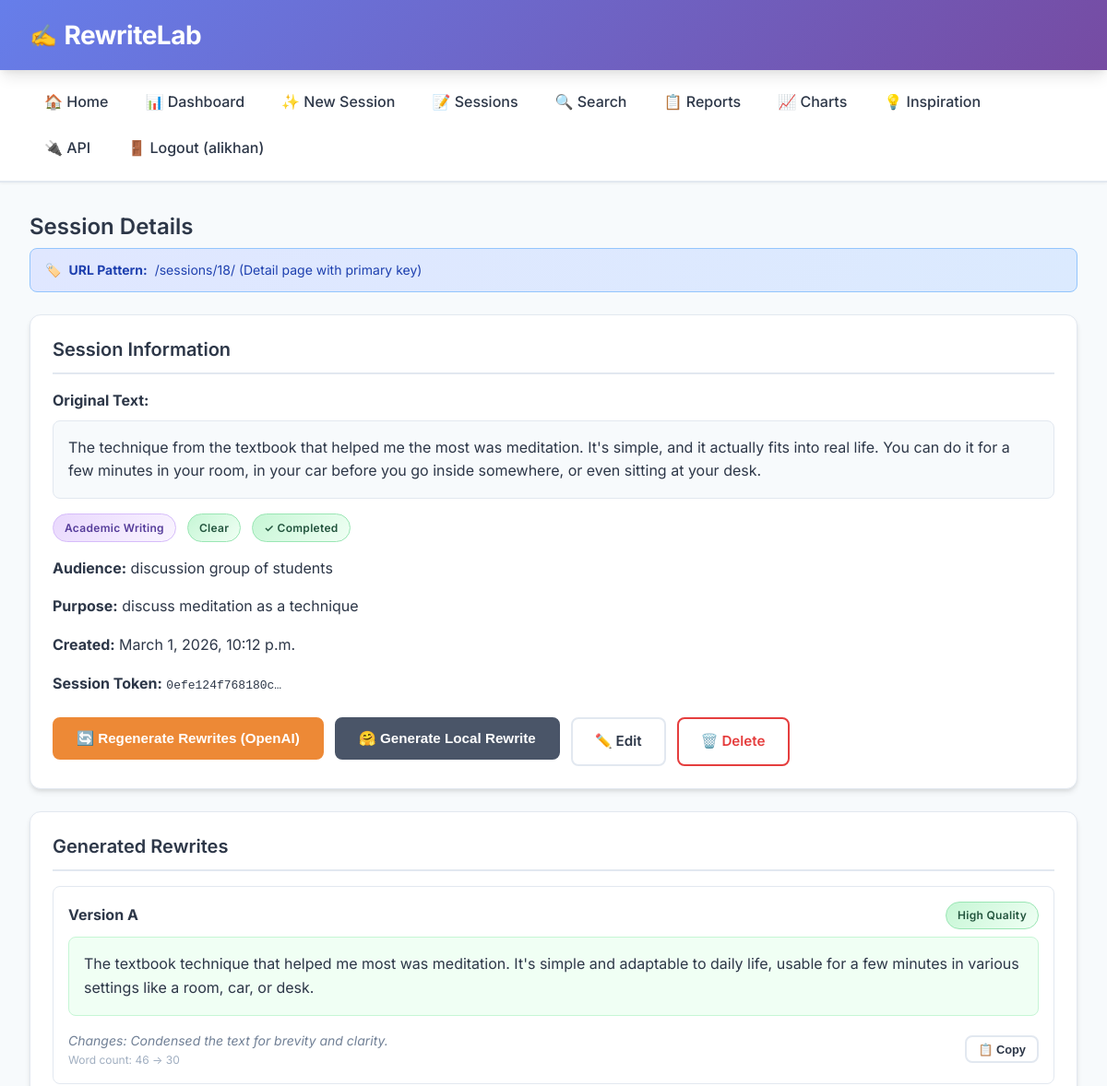
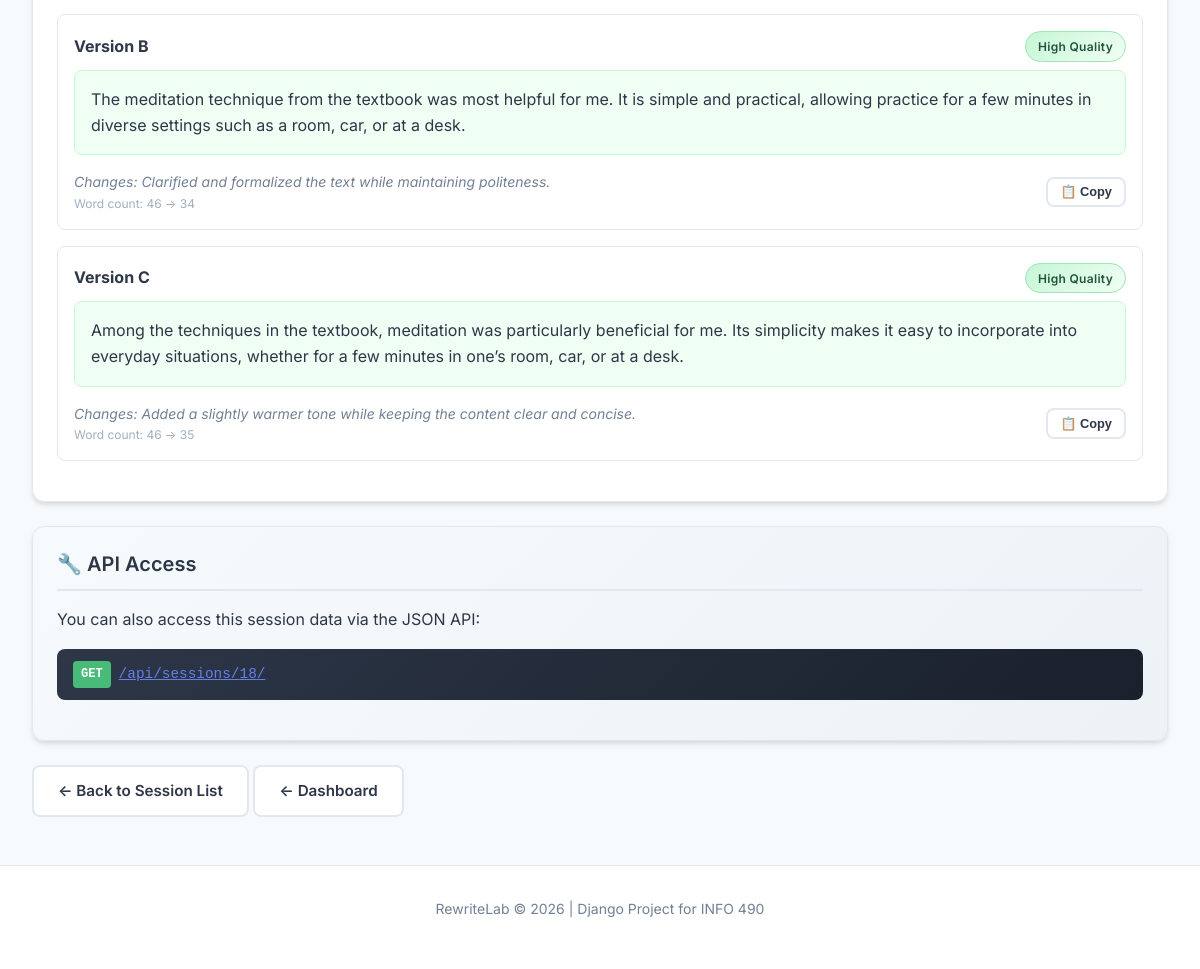
Page /sessions/18/ (signed in) on the committed database (2 pictures, top to bottom).
### rewrites/models.py (models this page shows, shortened)
class RewriteSession(models.Model):
    original_text = models.TextField(
        validators=[MinLengthValidator(10)],
        help_text="The original text submitted by the user for rewriting"
    )
    user = models.ForeignKey(
        settings.AUTH_USER_MODEL,
        on_delete=models.CASCADE,
        related_name='rewrite_sessions',
        null=True,
        blank=True,
        help_text="The user who created this session (null for legacy/anonymous)"
    )
    context = models.ForeignKey(
        RewriteContext,
        on_delete=models.PROTECT,
        related_name='sessions',
        help_text="The writing context selected for this rewrite"
    )
    tone = models.ForeignKey(
        ToneOption,
        on_delete=models.PROTECT,
        related_name='sessions',
        help_text="The tone selected for this rewrite"
    )
    audience = models.CharField(
        max_length=100,
        blank=True,
        default='',
        help_text="Optional: intended audience (e.g., 'professor', 'manager')"
    )
    purpose = models.CharField(
        max_length=200,
        blank=True,
        default='',
        help_text="Optional: purpose of the text (e.g., 'request extension', 'follow up')"
    )
    session_token = models.CharField(
        max_length=64,
        unique=True,
        help_text="Unique token to identify this session (for URL sharing)"
    )
    is_completed = models.BooleanField(
        default=False,
        help_text="Whether rewrites have been successfully generated"
    )
    created_at = models.DateTimeField(auto_now_add=True)
    updated_at = models.DateTimeField(auto_now=True)
    class Meta:
        ordering = ['-created_at']
        verbose_name = "Rewrite Session"
        verbose_name_plural = "Rewrite Sessions"
        constraints = [
            models.UniqueConstraint(
                fields=['original_text', 'context', 'tone'],
                name='unique_text_context_tone_combination'
            )
        ]

class RewriteContext(models.Model):
    name = models.CharField(
        max_length=100,
        unique=True,
        help_text="Name of the writing context (e.g., 'Professional Email')"
    )
    description = models.TextField(
        help_text="Detailed description of when this context should be used"
    )
    guidelines = models.TextField(
        help_text="Specific guidelines for the LLM when rewriting in this context"
    )
    is_active = models.BooleanField(
        default=True,
        help_text="Whether this context is available for users to select"
    )
    created_at = models.DateTimeField(auto_now_add=True)
    updated_at = models.DateTimeField(auto_now=True)
    class Meta:
        ordering = ['name']
        verbose_name = "Rewrite Context"
        verbose_name_plural = "Rewrite Contexts"

class ToneOption(models.Model):
    name = models.CharField(
        max_length=50,
        unique=True,
        help_text="Name of the tone (e.g., 'Polite', 'Professional')"
    )
    description = models.TextField(
        help_text="Description of what this tone conveys"
    )
    prompt_modifier = models.TextField(
        help_text="Instructions added to the LLM prompt to achieve this tone"
    )
    intensity_level = models.PositiveSmallIntegerField(
        default=5,
        help_text="Intensity level from 1 (subtle) to 10 (strong)"
    )
    is_active = models.BooleanField(
        default=True,
        help_text="Whether this tone is available for users to select"
    )
    created_at = models.DateTimeField(auto_now_add=True)
    updated_at = models.DateTimeField(auto_now=True)
    class Meta:
        ordering = ['name']
        verbose_name = "Tone Option"
        verbose_name_plural = "Tone Options"

class RewriteResult(models.Model):
    QUALITY_CHOICES = [
        ('high', 'High Quality'),
        ('medium', 'Medium Quality'),
        ('low', 'Low Quality'),
    ]
    session = models.ForeignKey(
        RewriteSession,
        on_delete=models.CASCADE,
        related_name='results',
        help_text="The session this rewrite belongs to"
    )
    rewritten_text = models.TextField(
        help_text="The generated rewritten version of the original text"
    )
    version_label = models.CharField(
        max_length=20,
        help_text="Label for this version (e.g., 'A', 'B', 'C')"
    )
    change_summary = models.TextField(
        blank=True,
        default='',
        help_text="Optional summary of what was changed in this rewrite"
    )
    quality_score = models.CharField(
        max_length=10,
        choices=QUALITY_CHOICES,
        default='medium',
        help_text="Estimated quality of this rewrite"
    )
    word_count_original = models.PositiveIntegerField(
        default=0,
        help_text="Word count of the original text"
    )
    word_count_rewritten = models.PositiveIntegerField(
        default=0,
        help_text="Word count of this rewritten version"
    )
    is_selected = models.BooleanField(
        default=False,
        help_text="Whether the user selected/copied this version"
    )
    created_at = models.DateTimeField(auto_now_add=True)
    class Meta:
        ordering = ['session', 'version_label']
        verbose_name = "Rewrite Result"
        verbose_name_plural = "Rewrite Results"
        constraints = [
            models.UniqueConstraint(
                fields=['session', 'version_label'],
                name='unique_session_version_label'
            )
        ]

### rewrites/views.py (the view)
# urls.py: path('sessions/<int:pk>/', views.SessionDetailView.as_view(), name='session_detail'),
class SessionDetailView(LoginRequiredMixin, DetailView):
    login_url = 'rewrites:login'
    model = RewriteSession
    template_name = 'rewrites/session_detail.html'
    context_object_name = 'session'
    def get_context_data(self, **kwargs):
        context = super().get_context_data(**kwargs)
        context['results'] = self.object.results.all()
        context['title'] = f'Session Details'
        return context

### rewrites/templates/rewrites/session_detail.html (shortened to what this page needs)
{% extends 'base.html' %}
{% block content %}
<h2>{{ title }}</h2>
<div class="view-type">
    <strong>URL Pattern:</strong> /sessions/{{ session.pk }}/ (Detail page with primary key)
</div>
<div class="card">
    <h3>Session Information</h3>
    <div style="margin: 1rem 0;">
        <strong>Original Text:</strong>
        <p style="background: #f7fafc; padding: 1rem; border-radius: 8px; margin-top: 0.5rem; border: 1px solid #e2e8f0;">
            {{ session.original_text }}
        </p>
    </div>
    <div class="session-meta" style="margin: 1rem 0;">
        <span class="badge badge-context">{{ session.context.name }}</span>
        <span class="badge badge-tone">{{ session.tone.name }}</span>
        {% if session.is_completed %}
        <span class="badge badge-completed">✓ Completed</span>
        {% else %}
        <span class="badge badge-pending">⏳ Pending</span>
        {% endif %}
    </div>
    {% if session.audience %}
    <p><strong>Audience:</strong> {{ session.audience }}</p>
    {% endif %}
    {% if session.purpose %}
    <p><strong>Purpose:</strong> {{ session.purpose }}</p>
    {% endif %}
    <p><strong>Created:</strong> {{ session.created_at }}</p>
    <p><strong>Session Token:</strong> <code>{{ session.session_token|truncatechars:16 }}</code></p>
    <div style="margin-top: 1.5rem; display: flex; gap: 0.75rem; flex-wrap: wrap;">
        <form method="post" action="{% url 'rewrites:generate_rewrites' session.pk %}">
            {% if results %}
            <button type="submit" class="btn btn-secondary" style="background:#ed8936;border-color:#ed8936;color:#fff;">
                🔄 Regenerate Rewrites (OpenAI)
            </button>
            {% else %}
            <button type="submit" class="btn btn-primary" style="background:#48bb78;border-color:#48bb78;color:#fff;">
                ✨ Generate Rewrites (OpenAI)
            </button>
            {% endif %}
        </form>
        <form method="post" action="{% url 'rewrites:generate_local_rewrite' session.pk %}">
            <button type="submit" class="btn btn-secondary" style="background:#4a5568;border-color:#4a5568;color:#fff;">
                🤗 Generate Local Rewrite
            </button>
        </form>
        {% if user.is_authenticated and session.user == user or session.user is None and user.is_authenticated %}
        <a href="{% url 'rewrites:session_edit' session.pk %}" class="btn btn-secondary">✏️ Edit</a>
        <a href="{% url 'rewrites:session_delete' session.pk %}" class="btn btn-secondary" style="border-color:#e53e3e;color:#e53e3e;">🗑️ Delete</a>
        {% endif %}
    </div>
</div>
<div class="card">
    <h3>Generated Rewrites</h3>
    {% for result in results %}
    <div style="border: 1px solid #e2e8f0; border-radius: 8px; padding: 1rem; margin-bottom: 1rem;">
        <div style="display: flex; justify-content: space-between; align-items: center; margin-bottom: 0.5rem;">
            <strong>Version {{ result.version_label }}</strong>
            <span class="badge {% if result.quality_score == 'high' %}badge-completed{% elif result.quality_score == 'medium' %}badge-tone{% else %}badge-pending{% endif %}">
                {{ result.get_quality_score_display }}
            </span>
        </div>
        <p style="background: #f0fff4; padding: 1rem; border-radius: 8px; border: 1px solid #c6f6d5;" id="rewrite-{{ result.version_label }}">
            {{ result.rewritten_text }}
        </p>
        <div style="display: flex; justify-content: space-between; align-items: center; flex-wrap: wrap; gap: 0.5rem;">
            <div>
                {% if result.change_summary %}
                <p style="font-size: 0.875rem; color: #718096; margin: 0;">
                    <em>Changes: {{ result.change_summary }}</em>
                </p>
                {% endif %}
                <p style="font-size: 0.75rem; color: #a0aec0; margin: 0;">
                    Word count: {{ result.word_count_original }} → {{ result.word_count_rewritten }}
                </p>
            </div>
            <button onclick="copyRewrite('{{ result.version_label }}', this)" class="btn btn-sm btn-secondary" style="font-size: 0.8rem; padding: 0.35rem 0.75rem;">
                📋 Copy
            </button>
        </div>
    </div>
    {% empty %}
    <div class="empty-state">
        <h3>No Rewrites Generated</h3>
        <p>This session doesn't have any generated rewrites yet.</p>
    </div>
    {% endfor %}
</div>
<div class="card" style="background: linear-gradient(135deg, #f7fafc 0%, #edf2f7 100%);">
    <h3>🔧 API Access</h3>
    <p>You can also access this session data via the JSON API:</p>
    <div class="api-endpoint">
        <span class="api-method">GET</span>
        <a href="{% url 'rewrites:api_session_detail' session.pk %}">/api/sessions/{{ session.pk }}/</a>
    </div>
</div>
<p style="margin-top: 1rem;">
    <a href="{% url 'rewrites:session_cbv_generic' %}" class="btn btn-secondary">← Back to Session List</a>
    {% if user.is_authenticated %}
    <a href="{% url 'rewrites:dashboard' %}" class="btn btn-secondary">← Dashboard</a>
    {% endif %}
</p>
{% endblock %}

### templates/base.html (shortened to what this page needs)
{% load static %}
<!DOCTYPE html>
<html lang="en">
<head>
    <link rel="stylesheet" href="{% static 'css/styles.css' %}?v=1.0">
</head>
<body>
    <header>
        <h1><a href="{% url 'rewrites:home' %}"><span class="logo-icon">✍️</span> RewriteLab</a></h1>
    </header>
    <nav>
        <ul>
            <li><a href="{% url 'rewrites:home' %}">🏠 Home</a></li>
            {% if user.is_authenticated %}
            <li><a href="{% url 'rewrites:dashboard' %}">📊 Dashboard</a></li>
            <li><a href="{% url 'rewrites:session_create' %}">✨ New Session</a></li>
            <li><a href="{% url 'rewrites:session_cbv_generic' %}">📝 Sessions</a></li>
            <li><a href="{% url 'rewrites:search' %}">🔍 Search</a></li>
            <li><a href="{% url 'rewrites:reports' %}">📋 Reports</a></li>
            <li><a href="{% url 'rewrites:vegalite_charts' %}">📈 Charts</a></li>
            <li><a href="{% url 'rewrites:external_quotes' %}">💡 Inspiration</a></li>
            <li><a href="{% url 'rewrites:api_summary' %}">🔌 API</a></li>
            <li><a href="{% url 'rewrites:logout' %}">🚪 Logout ({{ user.username }})</a></li>
            {% else %}
            <li><a href="{% url 'rewrites:login' %}">🔐 Login</a></li>
            <li><a href="{% url 'rewrites:register' %}">📝 Sign Up</a></li>
            {% endif %}
        </ul>
    </nav>
    <main>
        {% block content %}{% endblock %}
    </main>
    <footer>
        <p>RewriteLab &copy; 2026 | Django Project for INFO 490</p>
    </footer>
</body>
</html>

### rows in the picture
RewriteSession: pk "18", original_text "The technique from the textbook that helped me the most was meditation. It's simple, and it actually fits into real life. You can do it for a few minutes in your room, in your car before you go inside somewhere, or even sitting at your desk.", context.name "Academic Writing", tone.name "Clear", audience "discussion group of students", purpose "discuss meditation as a technique", created_at "March 1, 2026, 10:12 p.m.", session_token "0efe124f768180c…"
RewriteResult: version_label "A", quality_score "High Quality", rewritten_text "The textbook technique that helped me most was meditation. It's simple and adaptable to daily life, usable for a few minutes in various settings like a room, car, or desk.", change_summary "Condensed the text for brevity and clarity.", word_count_original "46", word_count_rewritten "30"
RewriteResult: version_label "B", quality_score "High Quality", rewritten_text "The meditation technique from the textbook was most helpful for me. It is simple and practical, allowing practice for a few minutes in diverse settings such as a room, car, or at a desk.", change_summary "Clarified and formalized the text while maintaining politeness.", word_count_original "46", word_count_rewritten "34"
RewriteResult: version_label "C", quality_score "High Quality", rewritten_text "Among the techniques in the textbook, meditation was particularly beneficial for me. Its simplicity makes it easy to incorporate into everyday situations, whether for a few minutes in one’s room, car, or at a desk.", change_summary "Added a slightly warmer tone while keeping the content clear and concise.", word_count_original "46", word_count_rewritten "35"

### other values in the picture
{{ user.username }} "alikhan"
{{ title }} "Session Details"
